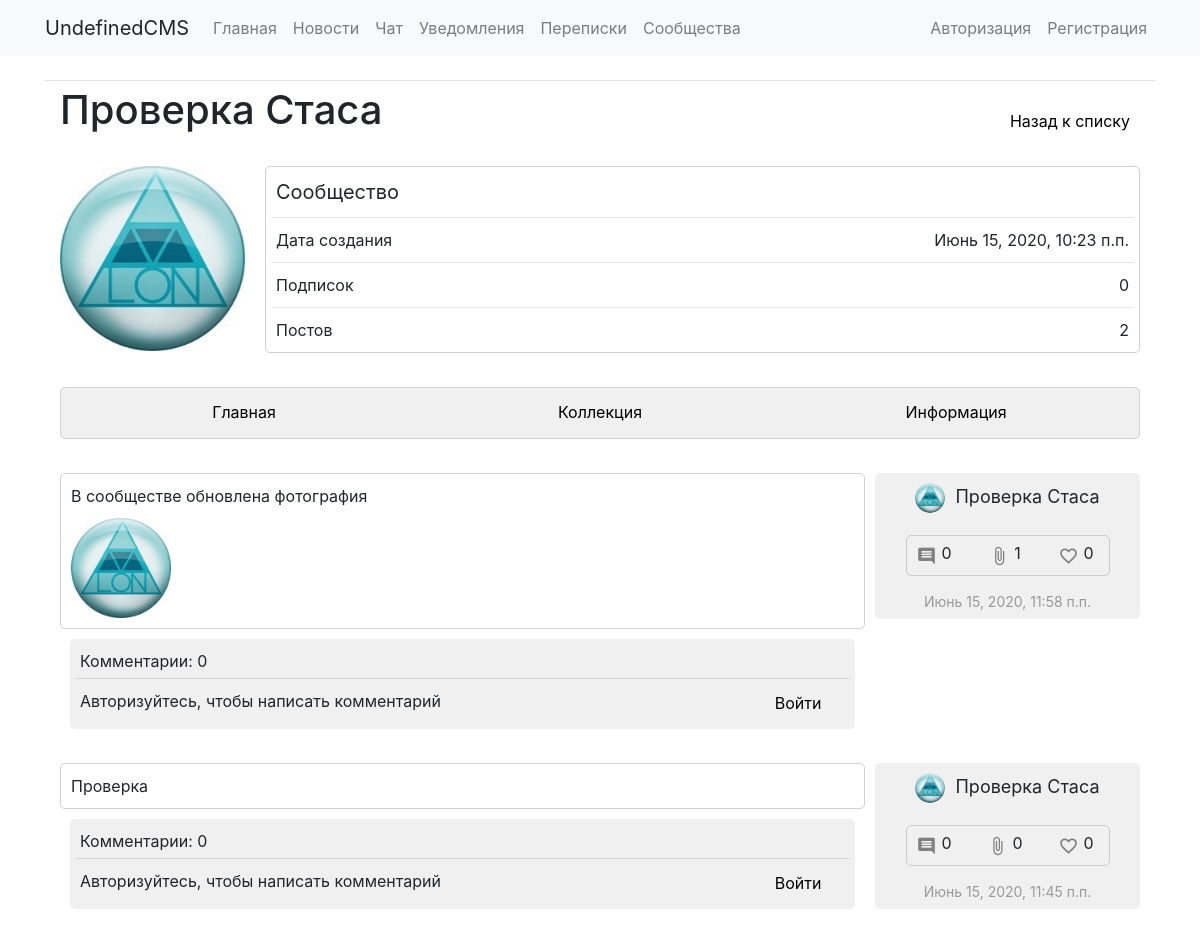
Page /groups/1/ on the committed database.
### communities/models.py (models this page shows, shortened)
class Group(models.Model):
	groupname = models.CharField(max_length=40)
	image = models.ImageField(upload_to='groups/groupimages', default=False)
	slug = models.SlugField(max_length=40, unique=True)
	description = models.TextField(blank=True)
	public = models.BooleanField(default=True)
	allowarticles = models.IntegerField(default=2)
	pubdate = models.DateTimeField('date published', default=datetime.now())
	admin = models.ForeignKey(User, on_delete=models.CASCADE, null=True, blank=True, related_name='groups_admins')
	editors = models.ManyToManyField(User, blank=True, related_name='groups_editors')
	subscribers = models.ManyToManyField(User, blank=True, related_name='groups_subs')
	subrequests = models.ManyToManyField(User, blank=True, related_name='groups_requests')
	banned = models.ManyToManyField(User, blank=True, related_name='groups_banned')
	def __str__(self):
		return self.groupname

class GroupArticle(models.Model):
	allowed = models.BooleanField(default=True)
	text = models.TextField()
	pubdate = models.DateTimeField('date published', default=datetime.now())
	group = models.ForeignKey(Group, on_delete=models.CASCADE, related_name='articles')
	likes = models.ManyToManyField(User, blank=True, related_name='likes')

### communities/views.py (the view)
# urls.py: path('<str:groupslug>/', community, name='community'),
def community(request, groupslug):
	if Group.objects.filter(slug=groupslug).exists():
		group = Group.objects.get(slug=groupslug)
		articles = group.articles.filter(allowed=True).order_by('-pubdate')
		articles_count = articles.count()
		requestarticles = group.articles.filter(allowed=False).order_by('-pubdate')
		context = {'group': group, 'articles': articles, 'requestarticles': requestarticles, 'articles_count': articles_count}
		return render(request, 'communities/community.html', context)
	else:
		return HttpResponseRedirect('/')

### communities/templates/communities/community.html (shortened to what this page needs)
{% extends "communities/community_template.html" %}
{% block main %}
  <div class="content_block" style="display: block;">
    <div id="articles">
      {% if articles %}
        {% for post in articles %}
          {% if post.allowed %}
            <div class="inline-wrapper">
              <div style="width: calc(75% - 5px);">
                <div class="plate">
                  <div class="text2">{{ post.text }}</div>
                  <div id="post{{ post.id }}addition1" style="flex-wrap: wrap; display: flex;">
                  </div>
                </div>
                <div style="padding: 0px 10px;">
                  <div class="solid">
                    <div class="text2">Комментарии: {{ post.comments.count }}</div>
                    <hr>
                    <div class="inline-wrapper">
                      {% if request.user.is_authenticated %}
                          <input class="input1" style="border: none;" maxlength="40" type="text" placeholder="Оставить комментарий...">
                          <div class="button0" style="width: 100px; margin-left: 10px;">Отправить</div>
                      {% else %}
                        <div class="text2">Авторизуйтесь, чтобы написать комментарий</div>
                        <a class="button0" style="width: 100px; margin-left: 10px;" href="/auth/login">Войти</a>
                      {% endif %}
                    </div>
                  </div>
                </div>
              </div>
              <div class="solid" style="width: calc(25% - 5px); height: 146px; text-align: center;">
                <div class="inline-wrapper" style="height: 40px;">
                  <div class="inline-wrapper" style="height: 40px;">
                    <img class="small-img" src="{{ group.image.url }}" alt="">
                    <div class="text2-1">{{ post.group }}</div>
                  </div>
                </div>
                <div class="inline-wrapper" style="margin: 17px auto 15px; padding: 10px 10px 5px 10px; width: 80%; border-radius: 5px; border: 1px #CCC solid;">
                  <div class="inline-wrapper"><i class="material-icons icon1">comment</i><div class="text2" style="margin-top: -5px;">{{ post.comments.count }}</div></div>
                  <div class="inline-wrapper"><i class="material-icons icon1">attach_file</i><div class="text2" style="margin-top: -5px;">{{ post.files.count }}</div></div>
                  {% if request.user.is_authenticated %}
                    {% if request.user in post.likes.all %}
                      <div class="inline-wrapper">
                        <i id="like{{post.id}}" class="material-icons icon1 pointer" onclick="removelike('{{ post.id }}')">favorite</i>
                        <div class="text2 pointer" onclick="showliked('{{ post.id }}')" style="margin-top: -5px;">{{ post.likes.count }}</div>
                      </div>
                    {% else %}
                      <div class="inline-wrapper">
                        <i id="like{{post.id}}" class="material-icons icon1 pointer" onclick="setlike('{{ post.id }}')">favorite_border</i>
                        <div class="text2 pointer" onclick="showliked('{{ post.id }}')" style="margin-top: -5px;">{{ post.likes.count }}</div>
                      </div>
                    {% endif %}
                    {% if request.user in group.editors.all or request.user == group.admin %}
                      <a id="delete{{ post.id }}" href="{% url 'communities:deletearticle' groupid=group.id articleid=post.id %}"></a>
                      <i class="material-icons icon1 pointer" onclick="showedit('{{ post.id }}')">edit</i>
                      <i class="material-icons icon1 pointer" onclick="showwarning2('Удалить этот пост?', 'deletepost({{ post.id }})')">delete</i>
                    {% endif %}
                  {% else %}
                    <div class="inline-wrapper">
                      <i class="material-icons icon1">favorite_border</i>
                      <div class="text2 pointer" onclick="showliked('{{ post.id }}')" style="margin-top: -5px;">{{ post.likes.count }}</div>
                    </div>
                  {% endif %}
                </div>
                <div class="text3">{{ post.pubdate }}</div>
              </div>
            </div>
            <br>
          {% endif %}
        {% endfor %}
      {% else %}
        <div class="plate">
          <div class="text2">В этом сообществе нет постов</div>
        </div>
      {% endif %}
    </div>
  </div>
{% endblock %}

### communities/templates/communities/community_template.html (shortened to what this page needs)
{% extends "base_general.html" %}
{% load static %}
{% block links %}
  <link rel="stylesheet" href="{% static 'communities/css/style.css' %}"/>
{% endblock %}
{% block content %}
  <div class="inline-wrapper">
    <h1>{{ group.groupname }}</h1>
    <a class="button1" href="{% url 'communities:home' %}">Назад к списку</a>
  </div>
  <br>
  <div class="inline-wrapper">
    {% if group.image.url != '/media/False' %}
      <div id="mainimage" style="margin-right: 20px;">
        <div class="inline-wrapper">
          <div style="position: relative;">
            <img class="group-img" src="{{ group.image.url }}">
          </div>
        </div>
      </div>
    {% endif %}
    <div class="plate" style="width: 100%;">
      <div class="inline-wrapper">
        <div class="text1">Сообщество</div>
      </div>
      <hr>
      <div class="inline-wrapper">
        <div class="text2">Дата создания</div>
        <div class="text2">{{ group.pubdate }}</div>
      </div>
      <hr>
      <div class="inline-wrapper">
        <div class="text2">Подписок</div>
        <div class="inline-wrapper">
          <div class="text2">{{ group.subscribers.count }}</div>
        </div>
      </div>
      <hr>
      <div class="inline-wrapper">
        <div class="text2">Постов</div>
        <div class="text2">{{ articles_count }}</div>
      </div>
    </div>
  </div>
  <br>
  {% if request.user in group.subscribers.all or request.user in group.editors.all or request.user == group.admin or group.public and request.user not in group.banned.all %}
    <div class="inline-wrapper plate solid">
      <a class="button0" href="{% url 'communities:community' group.slug %}">Главная</a>
      <a class="button0" href="{% url 'communities:collection' group.slug %}">Коллекция</a>
      <a class="button0" href="{% url 'communities:information' group.slug %}">Информация</a>
    </div>
    <br>
    {% block main %}{% endblock %}
  {% else %}
    <div class="plate">
      <div class="text2">{% if request.user in group.banned.all %}Вы заблокированы в данном сообществе{% else %}Вы не можете просматривать контент сообщества{% endif %}</div>
    </div>
  {% endif %}
{% endblock %}

### static/communities/css/style.css (style rules this page uses)
hr { margin: 5px 0px; }
html { overflow-y: scroll; }
* { box-sizing: border-box; text-decoration: none; outline: none; list-style-type: none; height: auto; }
a { color: black; text-decoration: none; }
i, img { -webkit-touch-callout: none; -webkit-user-select: none; -khtml-user-select: none; -moz-user-select: none; -ms-user-select: none; user-select: none; }
.plate { padding: 5px; border: 1px solid #D0D0D0; border-radius: 5px; margin-bottom: 10px; background-color: white; }
.solid { padding: 5px; background-color: #F0F0F0; border-radius: 5px; margin-bottom: 10px; }
.content_block { opacity: 0.2s; }
.inline-wrapper { display: flex; justify-content: space-between; }
.text1 { margin: 5px; font-size: 20px; white-space: pre-line; }
.text2 { margin: 5px; font-size: 16px; white-space: pre-line; }
.text2-1 { margin: 5px; font-size: 18px; white-space: pre-line; }
.text3 { margin: 6px; font-size: 14px; color: #999; white-space: pre-line; }
.button0 { width: 100%; margin: 2px 2px 0px; text-align: center; min-height: 40px; padding: 7px 10px; border-radius: 5px; cursor: pointer; transition: 0.2s; margin-top: auto; }
.button1 { text-align: center; height: 40px; padding: 7px 10px; border-radius: 10px; cursor: pointer; transition: 0.2s; margin-top: auto; }
.group-img { height: 185px; width: auto; border-radius: 5px; }
.small-img { object-fit: cover; width: 30px; height: 30px; border-radius: 20px; margin: 5px; }
.icon1 { color: grey; font-size: 20px; }

### rows in the picture
Group: groupname "Проверка Стаса", image (picture), pubdate "Июнь 15, 2020, 10:23 п.п.", subscribers.count "0"
GroupArticle: text "В сообществе обновлена фотография", allowed True (drawn), comments.count "0", image (picture), group "Проверка Стаса", files.count "1", likes.count "0", pubdate "Июнь 15, 2020, 11:58 п.п."
GroupArticle: text "Проверка", comments.count "0", image (picture), group "Проверка Стаса", files.count "0", likes.count "0", pubdate "Июнь 15, 2020, 11:45 п.п."

### other values in the picture
{{ articles_count }} "2"
